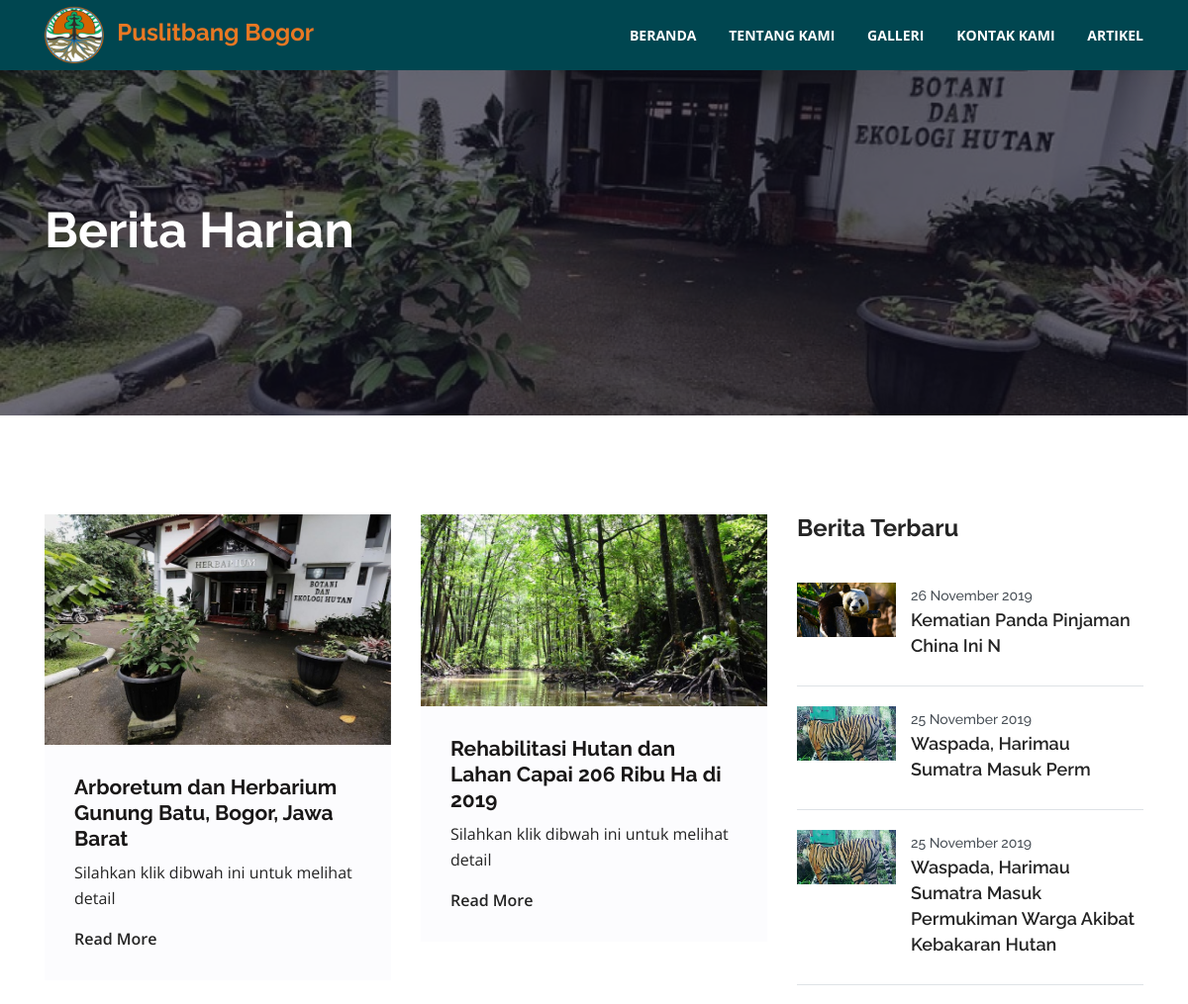
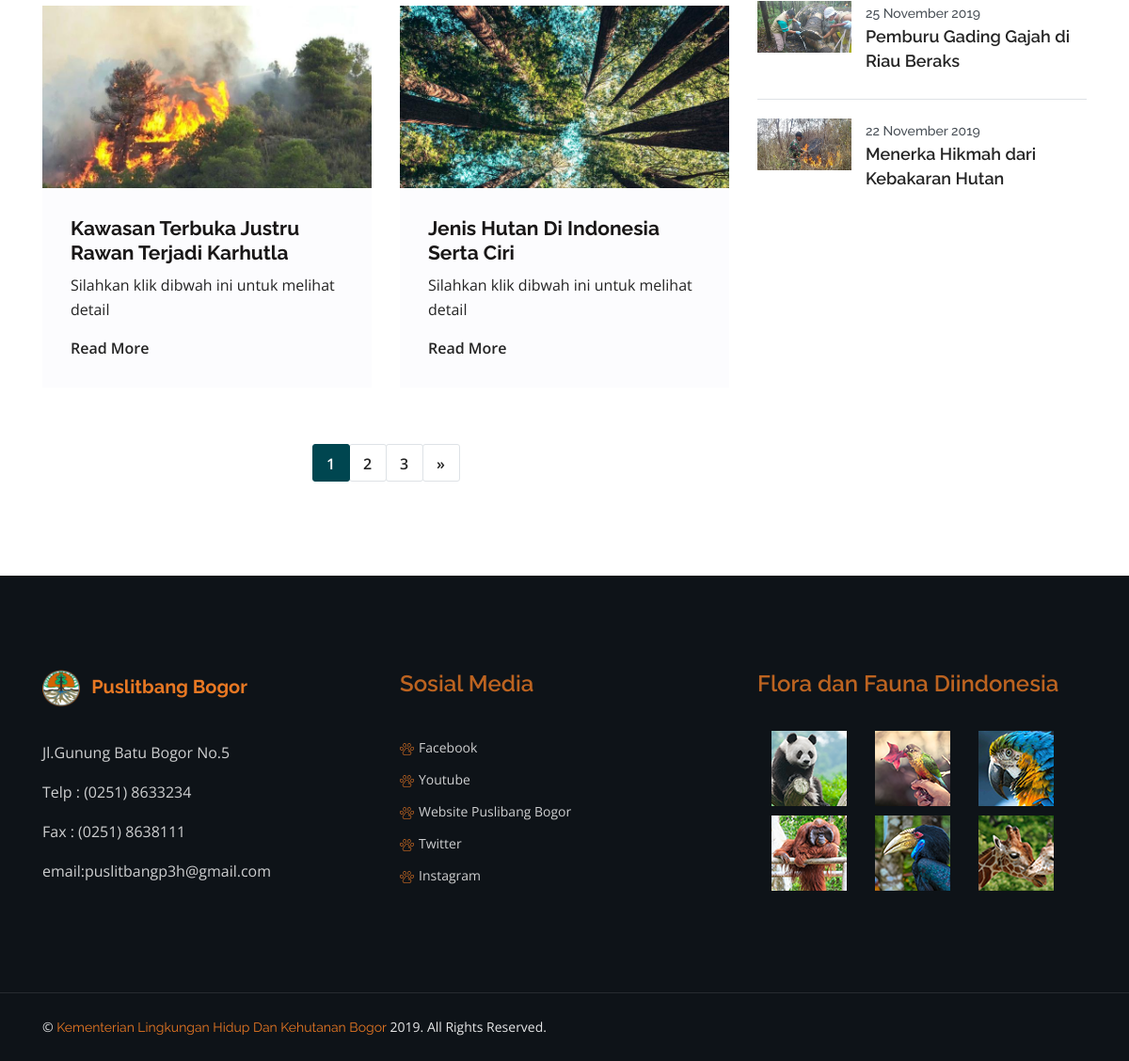
Screenshot of /index.php/home/artikel with the database file from the repository (2 pictures, top to bottom).
### tables this page shows
CREATE TABLE `artikel` (
  `id` int(11) NOT NULL,
  `judul` text NOT NULL,
  `gambar` varchar(35) NOT NULL,
  `tanggal` date NOT NULL,
  `deskripsi` text NOT NULL
);

### index.php (called while the page is built, shortened)
<?php
require_once BASEPATH.'core/CodeIgniter.php';

### application/config/config.php (called while the page is built, shortened)
<?php
$config['base_url'] = 'http://localhost/puslitbang/';
$config['index_page'] = 'index.php';
$config['uri_protocol']	= 'REQUEST_URI';
$config['url_suffix'] = '';
$config['language']	= 'english';
$config['charset'] = 'UTF-8';
$config['enable_hooks'] = FALSE;
$config['subclass_prefix'] = 'MY_';
$config['composer_autoload'] = FALSE;
$config['permitted_uri_chars'] = 'a-z 0-9~%.:_\-';
$config['enable_query_strings'] = FALSE;
$config['controller_trigger'] = 'c';
$config['function_trigger'] = 'm';
$config['directory_trigger'] = 'd';
$config['allow_get_array'] = TRUE;
$config['log_threshold'] = 0;
$config['log_path'] = '';
$config['log_file_extension'] = '';
$config['log_file_permissions'] = 0644;
$config['log_date_format'] = 'Y-m-d H:i:s';
$config['error_views_path'] = '';
$config['cache_path'] = '';
$config['cache_query_string'] = FALSE;
$config['encryption_key'] = '';
$config['sess_driver'] = 'files';
$config['sess_cookie_name'] = 'ci_session';
$config['sess_expiration'] = 7200;
$config['sess_save_path'] = NULL;
$config['sess_match_ip'] = FALSE;
$config['sess_time_to_update'] = 300;
$config['sess_regenerate_destroy'] = FALSE;
$config['cookie_prefix']	= '';
$config['cookie_domain']	= '';
$config['cookie_path']		= '/';
$config['cookie_secure']	= FALSE;
$config['cookie_httponly'] 	= FALSE;
$config['standardize_newlines'] = FALSE;
$config['global_xss_filtering'] = FALSE;
$config['csrf_protection'] = FALSE;
$config['csrf_token_name'] = 'csrf_test_name';
$config['csrf_cookie_name'] = 'csrf_cookie_name';
$config['csrf_expire'] = 7200;
$config['csrf_regenerate'] = TRUE;
$config['csrf_exclude_uris'] = array();
$config['compress_output'] = FALSE;
$config['time_reference'] = 'local';
$config['rewrite_short_tags'] = FALSE;
$config['proxy_ips'] = '';

### application/models/M_kehutanan.php (called while the page is built, shortened)
<?php
class M_kehutanan extends CI_Model {
	function get_data_limit($id,$table,$limit){
			return $this->db->query("SELECT * FROM $table ORDER BY $id DESC LIMIT $limit");
	}
	function countData($table)
    {
        return $this->db->get($table)->num_rows();
    }
    function get_data_paginate($table,$limit,$star)
    {
    	return $this->db->get($table,$limit,$star);
    }
}

### application/views/artikel.php (the view, shortened to what this page needs)
<section class="breadcumb-area breadcrumb-bg" style="background-image: url('http://localhost/puslitbang/assets/img/img18.jpg');">
    <div class="container">
        <div class="row ">
            <div class="col-lg-12">
                <div class="breadcumb-inner">
                    <h2 class="title-blog">Berita Harian</h2>
                </div>
            </div>
        </div>
    </div>
</section>
<section class="blog-area blog-bg blog-page">
    <div class="container">
        <div class="row">
            <div class="col-xl-8 col-lg-8">
                <div class="row">
                    <?php foreach($artikel as $a) : ?>
                        <div class="col-lg-6 col-md-6">
                            <div class="single-blog-item">
                                <div class="thumb">
                                    <img src="<?= base_url() .'/assets/img/upload/'.$a->gambar; ?>" alt="blog single image" >
                                </div>
                                <div class="content">
                                   <a href="<?= base_url('home/detail_artikel/').$a->id ?>">
                                        <h3 class="title"><?= $a->judul ?></h3>
                                    </a>
                                    <p>Silahkan klik dibwah ini untuk melihat detail</p>
                                    <a href="<?= base_url('home/detail_artikel/').$a->id ?>" class="readmore">Read More</a>
                                </div>
                            </div>
                        </div>
                    <?php endforeach; ?>
                </div>
                <div class="col-lg-12">
                    <div class="blog-pagination">
                        <?= $this->pagination->create_links(); ?>
                    </div>
                </div>
            </div>
            <div class="col-xl-4 col-lg-4">
                <div class="sidebar">
                    <div class="widget widget-popular-post">
                        <h6 class="widgettitle">
                            <span>Berita Terbaru</span>
                        </h6>
                        <?php foreach($artikel2 as $a) : ?>
                        <div class="single-post">
                            <div class="part-img">
                                <img src="<?php echo base_url().'/assets/img/upload/'.$a->gambar; ?>">
                            </div>
                            <div class="part-text">
                                <span><?= date('d F Y',strtotime($a->tanggal)) ?></span>
                                <h4><a href="<?= base_url('home/detail_artikel/').$a->id ?>"><?= $a->judul ?></a></h4>
                            </div>
                        </div>
                        <?php endforeach; ?>
                    </div>
                </div>
            </div>
        </div>
    </div>
</section>

### application/controllers/Home.php (shortened to what this page needs)
<?php
class Home extends CI_Controller {
	public function artikel()
	{
		$this->load->library('pagination');
		$config['base_url']='http://localhost/puslitbang/Home/artikel';
		$config['total_rows']=$this->M_kehutanan->countData('artikel');
		$config['per_page']=4;
		$config['full_tag_open']='<nav aria-label="Page navigation"><ul class="pagination">';
		$config['full_tag_close']='</ul></nav>';
		$config['next_tag_open']='<li class="page-item">';
		$config['next_tag_close']='</li>';
		$config['cur_tag_open']='<li class="page-item active"><a class="page-link" href="#">';
		$config['cur_tag_close']='</a></li>';
		$config['num_tag_open']='<li class="page-item">';
		$config['num_tag_close']='</li>';
		$data['start']=$this->uri->segment(3);
		$data['artikel']=$this->M_kehutanan->get_data_paginate('artikel',$config['per_page'],$data['start'])->result();
		$data['artikel2']=$this->M_kehutanan->get_data_limit('id','artikel',5)->result();
		$this->load->view('frontend/header');
		$this->load->view('artikel',$data);
		$this->load->view('frontend/footer');
	}
}

### application/views/frontend/header.php (shortened to what this page needs)
<!DOCTYPE html>
<html lang="en">
<head>
    <link rel="stylesheet" href="<?= base_url('assets/css/bootstrap.min.css') ?>">
    <link rel="stylesheet" href="<?= base_url('assets/css/fontawesome-all.min.css') ?>">
    <link rel="stylesheet" href="<?= base_url('assets/css/animate.css') ?>">
    <link rel="stylesheet" href="<?= base_url('assets/css/owl.carousel.min.css') ?>">
    <link rel="stylesheet" href="<?= base_url('assets/css/magnific-popup.css') ?>">
    <link rel="stylesheet" href="<?= base_url('assets/css/slick.min.css') ?>">
    <link rel="stylesheet" href="<?= base_url('assets/css/style.css') ?>">
    <link rel="stylesheet" href="<?= base_url('assets/css/responsive.css') ?>">
    <link rel="stylesheet" href="<?= base_url('assets/css/mystyle.css') ?>">
      <link rel="stylesheet" href="https://cdnjs.cloudflare.com/ajax/libs/font-awesome/5.11.2/css/all.css">
</head>
<body>
     <nav class="navbar navbar-area navbar-expand-lg navbar-light bg-zoo">
        <div class="container">
            <div class="navbar-header">
                <a class="navbar-brand logo" href="index.html">
                    <img src="<?= base_url('assets/img/img13.jpg') ?>" width="60" alt="logo image">
                    <h4 style="display:inline; margin-left:8px;">Puslitbang Bogor</h4>
                </a>
            </div>
            <div class="collapse navbar-collapse" id="navbarSupportedContent">
                <ul class="navbar-nav">
                    <li class="nav-item dropdown">
                        <a class="nav-link" href="<?= base_url('home') ?>">
                            Beranda
                        </a>
                    </li>
                    <li class="nav-item">
                        <a class="nav-link" href="<?= base_url('Home/tentang_kami') ?>">Tentang Kami </a>
                    </li>
                    <li class="nav-item">
                        <a class="nav-link" href="<?= base_url('Home/galeri') ?>">Galleri </a>
                    </li>
                    <li class="nav-item">
                        <a class="nav-link" href="<?= base_url('Home/kontak_kami') ?>">Kontak Kami </a>
                    </li>
                    <li class="nav-item">
                        <a class="nav-link" href="<?= base_url('Home/artikel') ?>">Artikel</a>
                    </li>
                </ul>
            </div>
        </div>
    </nav>

### application/views/frontend/footer.php (shortened to what this page needs)
<footer class="footer-area footer-bg">
    <div class="footer-wrap">
        <div class="container">
            <div class="row">
                <div class="col-lg-4 col-md-6 col-sm-6">
                    <div class="footer-widget about">
                        <div class="widget-title">
                            <div class="footer-logo">
                                <a href="index.html"><img src="<?= base_url('assets/img/img13.jpg') ?>" width="40-px" height="aout" alt="footer logo"></a>
                                <h5 style="display:inline; margin-left:8px;">Puslitbang Bogor</h5>
                            </div>
                        </div>
                        <div class="widget-body">
                            <p>Jl.Gunung Batu Bogor No.5</p>
                            <p>Telp : (0251) 8633234</p>
                            <p>Fax : (0251) 8638111</p>
                            <p>email:puslitbangp3h@gmail.com</p>
                        </div>
                    </div>
                </div>
                <div class="col-lg-4 col-md-6 col-sm-6">
                    <div class="footer-widget">
                        <div class="widget-title">
                            <h3 class="title">Sosial Media</h3>
                        </div>
                        <div class="widget-body">
                            <ul class="footer-links">
                                <li> <a href="https://www.facebook.com/puslitbanghut/?ref=aymt_homepage_panel target="_blank"><img src="assets/img/footer-icon.png" alt="">Facebook</a></li>
                                <li> <a href="https://www.youtube.com/channel/UCZA4BMmail2OkVnK0UOXuPQ"><img src="assets/img/footer-icon.png" alt="">Youtube</a></li>
                                <li> <a href="http://puslitbanghut.or.id/"><img src="assets/img/footer-icon.png" alt="">Website Puslibang Bogor</a></li>
                                <li> <a href="#"><img src="assets/img/footer-icon.png" alt="">Twitter</a></li>
                                <li> <a href="https://www.instagram.com/challenge/?next=/ target="_blannk"><img src="assets/img/footer-icon.png" alt="">Instagram</a></li>
                            </ul>
                        </div>
                    </div>
                </div>
                <div class="col-lg-4 col-md-6 col-sm-6">
                    <div class="footer-widget contact-info">
                        <div class="widget-title">
                            <h3 class="title">Flora dan Fauna Diindonesia</h3>
                        </div>
                        <div class="widget-body">
                            <ul class="instagram-img">
                                <li class="col-xs-4 col-4"><img alt="" src="<?= base_url() ?>assets/img/instagram/i-01.png"></li>
                                <li class="col-xs-4 col-4"><img alt="" src="<?= base_url() ?>assets/img/instagram/i-02.png"></li>
                                <li class="col-xs-4 col-4"><img alt="" src="<?= base_url() ?>assets/img/instagram/i-03.png"></li>
                                <li class="col-xs-4 col-4"><img alt="" src="<?= base_url() ?>assets/img/instagram/i-04.png"></li>
                                <li class="col-xs-4 col-4"><img alt="" src="<?= base_url() ?>assets/img/instagram/i-05.png"></a></li>
                                <li class="col-xs-4 col-4"><img alt="" src="<?= base_url() ?>assets/img/instagram/i-06.png"></li>
                            </ul>
                        </div>
                    </div>
                </div>
            </div>
        </div>
    </div>
    <div class="copyright-area">
        <div class="container">
            <div class="row">
                <div class="col-lg-6">
                    &#169; <span class="zoo-color">Kementerian Lingkungan Hidup Dan Kehutanan Bogor</span> 2019. All rights reserved.
                </div>
            </div>
        </div>
    </div>
</footer>
</body>
</html>

### assets/css/responsive.css (style rules this page uses)
@media only screen and (min-width: 992px) and (max-width: 1200px) { .navbar-area .navbar-collapse .navbar-nav .nav-item { display: inline-block; font-size: 14px; line-height: 25px; text-transform: uppercase; font-weight: 700; padding: 15px 10px; position: relative; } }
@media only screen and (min-width: 992px) and (max-width: 1200px) { .navbar-area .navbar-collapse .navbar-nav .nav-item:after { bottom: 13px; } }

### assets/css/mystyle.css (style rules this page uses)
.home-bg, .breadcrumb-bg { background-repeat: no-repeat; background-size: cover; }

### rows the page displays
artikel: gambar (picture), judul "Arboretum dan Herbarium Gunung Batu, Bogor, Jawa Barat"
artikel: gambar (picture), judul "Rehabilitasi Hutan dan Lahan Capai 206 Ribu Ha di 2019"
artikel: gambar (picture), judul "Kawasan Terbuka Justru Rawan Terjadi Karhutla"
artikel: gambar (picture), judul "Jenis Hutan Di Indonesia Serta Ciri"
artikel: gambar (picture), tanggal "26 November 2019", judul "Kematian Panda Pinjaman China Ini N"
artikel: gambar (picture), tanggal "25 November 2019", judul "Waspada, Harimau Sumatra Masuk Perm"
artikel: gambar (picture), tanggal "25 November 2019", judul "Waspada, Harimau Sumatra Masuk Permukiman Warga Akibat Kebakaran Hutan"
artikel: gambar (picture), tanggal "25 November 2019", judul "Pemburu Gading Gajah di Riau Beraks"
artikel: gambar (picture), tanggal "22 November 2019", judul "Menerka Hikmah dari Kebakaran Hutan"

### other values shown
$this->pagination->create_links() "1 2 3 »"
